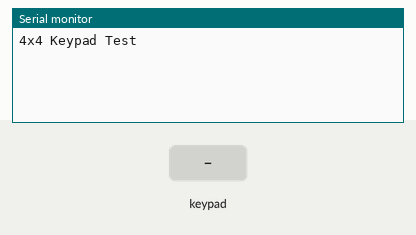
Simulated run of this sketch. Board: Arduino Uno, built with avr-gcc and run on an emulated ATmega328P. Shown: the last lines printed to the serial monitor. The test bench sets the inputs (shaded band).

Above: at 1.2 s.
1.3 s: key '1' pressed
At 2.5 s:
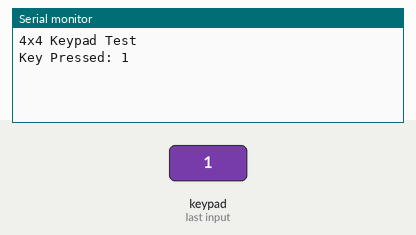
2.8 s: keypad keys 1 2 1 1 1 0 9 # pressed 0.4 s apart
At 6.1 s:
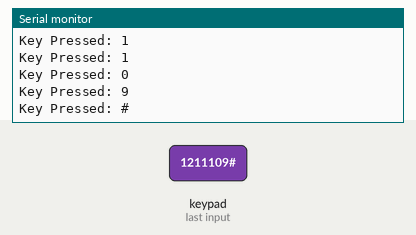
7.5 s: key 'A' pressed
At 8.7 s:
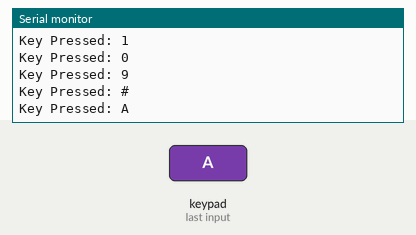
9.0 s: keypad keys 1 2 1 1 1 0 9 * pressed 0.4 s apart
At 12.2 s:
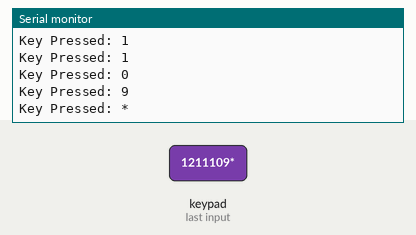
13.7 s: key 'B' pressed
At 14.6 s:
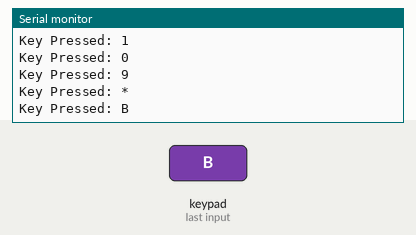
15.2 s: keypad keys 1 2 1 1 1 0 9 D pressed 0.4 s apart
At 19.1 s:
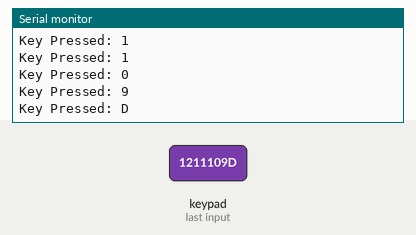
Timing chart, 0 to 20.6 s (numbered marks = the images above; inputs shaded):
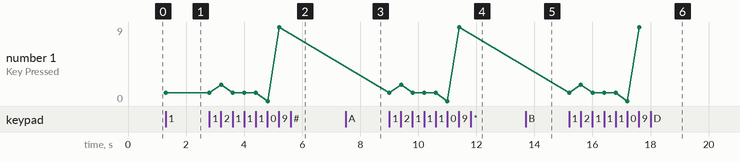

The sketch:

Lab_41.ino
```cpp
/* LAB4.1 4X4 */
// https://app.cirkitdesigner.com/project/63e6f828-2487-4504-aa94-27f3e24ca8aa

#include <Keypad.h>


const byte ROWS = 4; // Number of rows
const byte COLS = 4; // Number of columns

char keys[ROWS][COLS] = {
  {'1', '2', '3', 'A'},
  {'4', '5', '6', 'B'},
  {'7', '8', '9', 'C'},
  {'*', '0', '#', 'D'}
};

byte rowPins[ROWS] = {12, 11, 10, 9};   // Connect to R1, R2, R3, R4
byte colPins[COLS] = {7, 6, 5, 4};   // Connect to C1, C2, C3, C4

Keypad keypad = Keypad(makeKeymap(keys), rowPins, colPins, ROWS, COLS);

void setup() {
  // put your setup code here, to run once:
  Serial.begin(9600);
  Serial.println("4x4 Keypad Test");

}

void loop() {
  // put your main code here, to run repeatedly:
  char key = keypad.getKey();
  if (key) {
    Serial.print("Key Pressed: ");
    Serial.println(key);
  }

}
```

Measured:
- after the input at 1.3 s, the serial monitor: prints a new line at once (image 1)
- after the input at 2.8 s, the serial monitor: prints a new line after 0.40 s (image 2)
- after the input at 7.5 s, the serial monitor: prints a new line at once (image 3)
- after the input at 9.0 s, the serial monitor: prints a new line at once (image 4)
- after the input at 13.7 s, the serial monitor: prints a new line at once (image 5)
- after the input at 15.2 s, the serial monitor: prints a new line at once (image 6)
- plotted number 1: 1 → 9 after the input at 2.8 s
